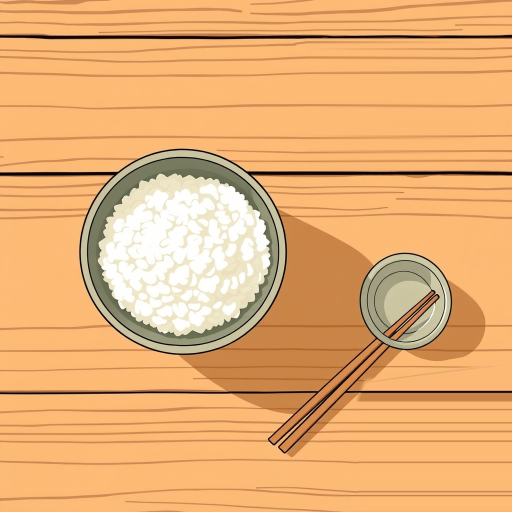
#> input picture scratch/production-smoke/video001/assets/shot-08-vb2.jpg, 1024 x 1024 px, found by its file name (shown at 1/2 size)
$ python test_source_block2.py
#> lines starting #> are read from the running program, lines starting #| are printed output that depends on the picture; after the words box and inside, x2 and y2 are one past the last pixel; in counts of white or black regions, pixels touching at a corner belong together
from PIL import Image
import numpy as np

img = Image.open("scratch/production-smoke/video001/assets/shot-08-vb2.jpg")
#> img is the input picture: PIL image 1024x1024 RGB; mean R, G, B 231.1, 175, 116.9
arr = np.array(img).copy()

# ==========================================
# 1. ACTION 1: Remove Upper Small Bowl
# ==========================================
x_start = 615
x_end = 945
y_start = 76
y_end = 343

left_col = arr[y_start:y_end, x_start, :].astype(float)
#> left_col = 267 rows, first 8: [95, 65, 39], [231, 189, 149], [237, 187, 128], [247, 190, 121], [251, 191, 121], [251, 188, 119], [229, 163, 102], [203, 137, 77]
right_col = arr[y_start:y_end, x_start:x_end, :].shape
#> right_col = (267, 330, 3)
right_col_val = arr[y_start:y_end, x_end, :].astype(float)
#> right_col_val = 267 rows, first 8: [142, 102, 67], [186, 136, 87], [247, 188, 128], [251, 188, 121], [252, 187, 119], [253, 186, 116], [253, 186, 116], [254, 187, 117]
width = x_end - x_start
t = np.linspace(0.0, 1.0, width).reshape(1, width, 1)
arr[y_start:y_end, x_start:x_end, :] = np.clip(
    (1.0 - t) * left_col[:, np.newaxis, :] + t * right_col_val[:, np.newaxis, :],
    0, 255
).astype(np.uint8)
#> arr: shape (1024, 1024, 3); 6.63% of pixels changed, all inside (x1, y1, x2, y2) = (616, 76, 945, 343)

# ==========================================
# 2. ACTION 2: Remove White Paper Stack
# ==========================================
# Source clean wood block from far left: x = 50..400 (width = 350), y = 715..1024 (height = 309)
source_plank = arr[715:1024, 50:400, :].copy().astype(float)
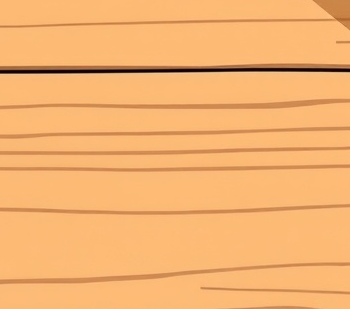
#> source_plank: shape (309, 350, 3) float64; mean R, G, B 244.5, 178.6, 112.2

# We want to replace everything where the paper was:
# In region y = 715..1024, x = 680..1024 (width = 344)
target_region = arr[715:1024, 680:1024, :].astype(float)
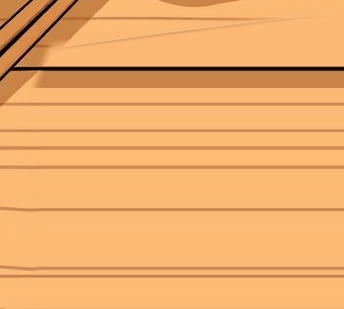
#> target_region: shape (309, 344, 3) float64; mean R, G, B 238.8, 173.2, 107.9
source_patch = source_plank[:, :344, :] # shape (309, 344, 3)

# Build alpha mask over (309, 344)
# Column 0 corresponds to x = 680
alpha_mask = np.zeros((309, 344), dtype=float)

for y_idx, y in enumerate(range(715, 1024)):
    if y < 735:
        # Paper starts at x >= 780
        cut_x = 760
    elif y < 760:
        # Paper starts at x >= 735
        cut_x = 730
    elif y < 770:
        cut_x = 705
    else:
        # Paper left corner reached x = 705, chopstick is at x <= 675
        cut_x = 695

    # In target_region coords (offset 680)
    col_cut = cut_x - 680
    f_start = max(0, col_cut - 8)
    f_end = min(344, col_cut + 6)

    alpha_mask[y_idx, :f_start] = 0.0
    if f_end > f_start:
        alpha_mask[y_idx, f_start:f_end] = np.linspace(0.0, 1.0, f_end - f_start)
    alpha_mask[y_idx, f_end:] = 1.0

# Blend
blended_region = (1.0 - alpha_mask[:, :, np.newaxis]) * target_region + alpha_mask[:, :, np.newaxis] * source_patch
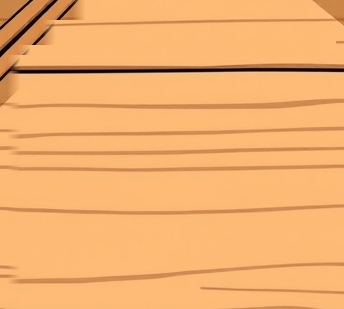
#> blended_region: shape (309, 344, 3) float64; mean R, G, B 242.1, 176.3, 110.6

# Divider Line 3 (y = 782..787)
# Continue Divider Line 3 seamlessly across x = 680..1024
line3_prof = arr[782:788, 650, :]
#> line3_prof = [[214, 138, 78], [213, 139, 78], [212, 138, 77], [216, 142, 81], [214, 138, 78], [215, 139, 81]]
for dy in range(6):
    y = 782 + dy
    y_idx = y - 715
    blended_region[y_idx, :, :] = line3_prof[dy, :]
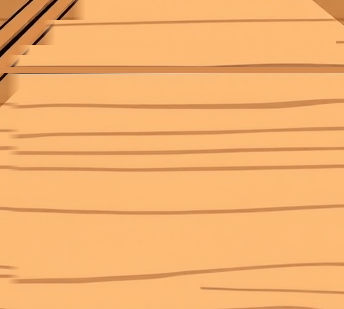
#> blended_region: shape (309, 344, 3) float64; 1.94% of pixels changed, all inside (x1, y1, x2, y2) = (0, 67, 344, 73)

arr[715:1024, 680:1024, :] = np.clip(blended_region, 0, 255).astype(np.uint8)
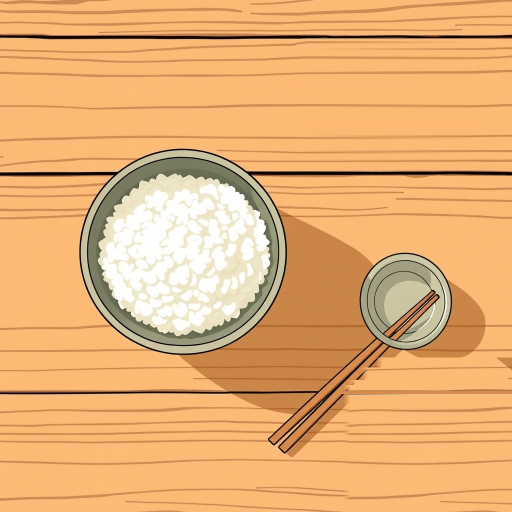
#> arr: shape (1024, 1024, 3) (shown at 1/2 size); mean R, G, B 231.6, 175.5, 117.3

res = Image.fromarray(arr)
res.crop((600, 650, 1024, 1024)).save("scratch/crop_test_source_block2.jpg")
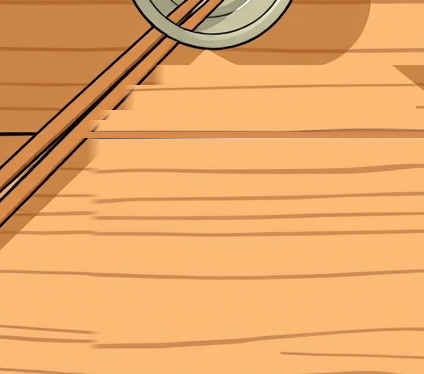
#> saved as crop_test_source_block2.jpg: PIL image 424x374 RGB; mean R, G, B 231.5, 167, 103.6
res.save("scratch/test_source_block_cleaned2.jpg")
print("Saved crop_test_source_block2.jpg and test_source_block_cleaned2.jpg")

$ run again, with scratch/production-smoke/video001/assets/shot-09-vb2.jpg copied over scratch/production-smoke/video001/assets/shot-08-vb2.jpg
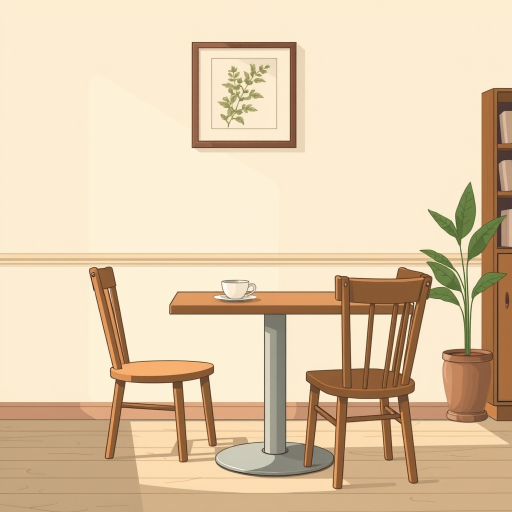
#> input picture scratch/production-smoke/video001/assets/shot-09-vb2.jpg, 1024 x 1024 px, found by its file name (shown at 1/2 size)
#> img is the input picture: PIL image 1024x1024 RGB; mean R, G, B 226, 203.2, 172.5
#> left_col = 267 rows, first 8: [253, 237, 211], [253, 237, 211], [253, 237, 211], [253, 237, 211], [253, 238, 209], [253, 238, 209], [253, 237, 211], [253, 237, 211]
#> right_col_val = 267 rows, first 8: [253, 237, 211], [252, 236, 210], [253, 237, 211], [252, 236, 210], [252, 236, 210], [253, 237, 211], [252, 236, 210], [252, 236, 210]
#> line3_prof = [[134, 91, 59], [129, 90, 61], [104, 70, 43], [125, 97, 73], [241, 219, 195], [254, 237, 211]]
#> after the loop `for dy in range(6):`:
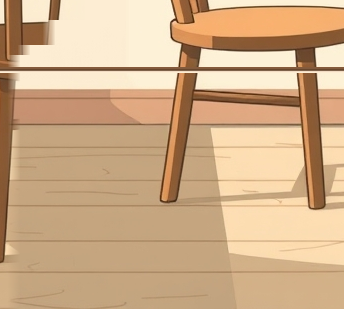
#> blended_region: shape (309, 344, 3) float64; mean R, G, B 207.3, 173, 135.7
#> `res.crop((600, 650, 1024, 1024)).save("scratch/crop_test_source_block2..`:
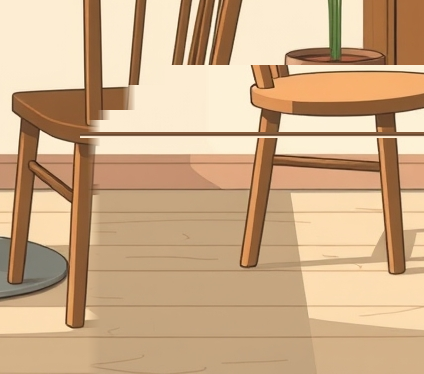
#> saved as crop_test_source_block2.jpg: PIL image 424x374 RGB; mean R, G, B 204.8, 171.9, 136
